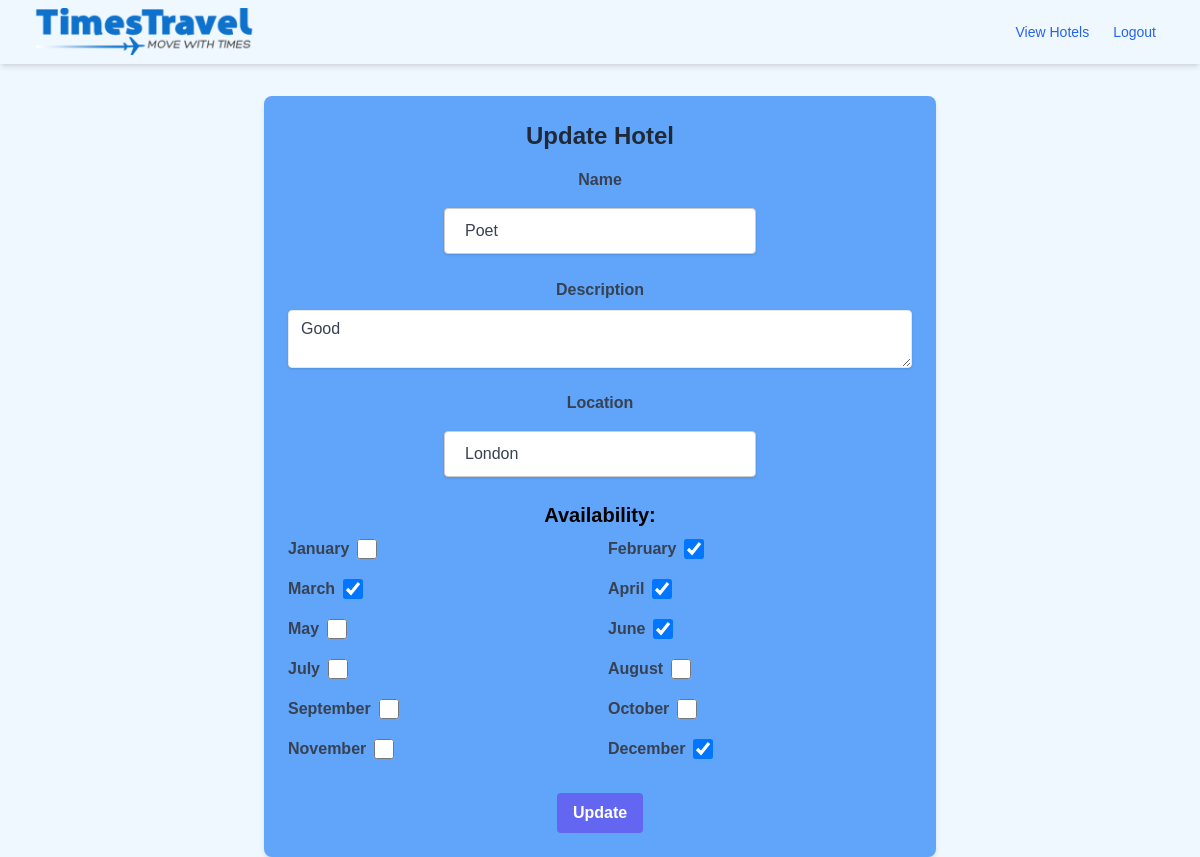
/hotels/2/update (signed in), run on an earlier commit of the app's database.
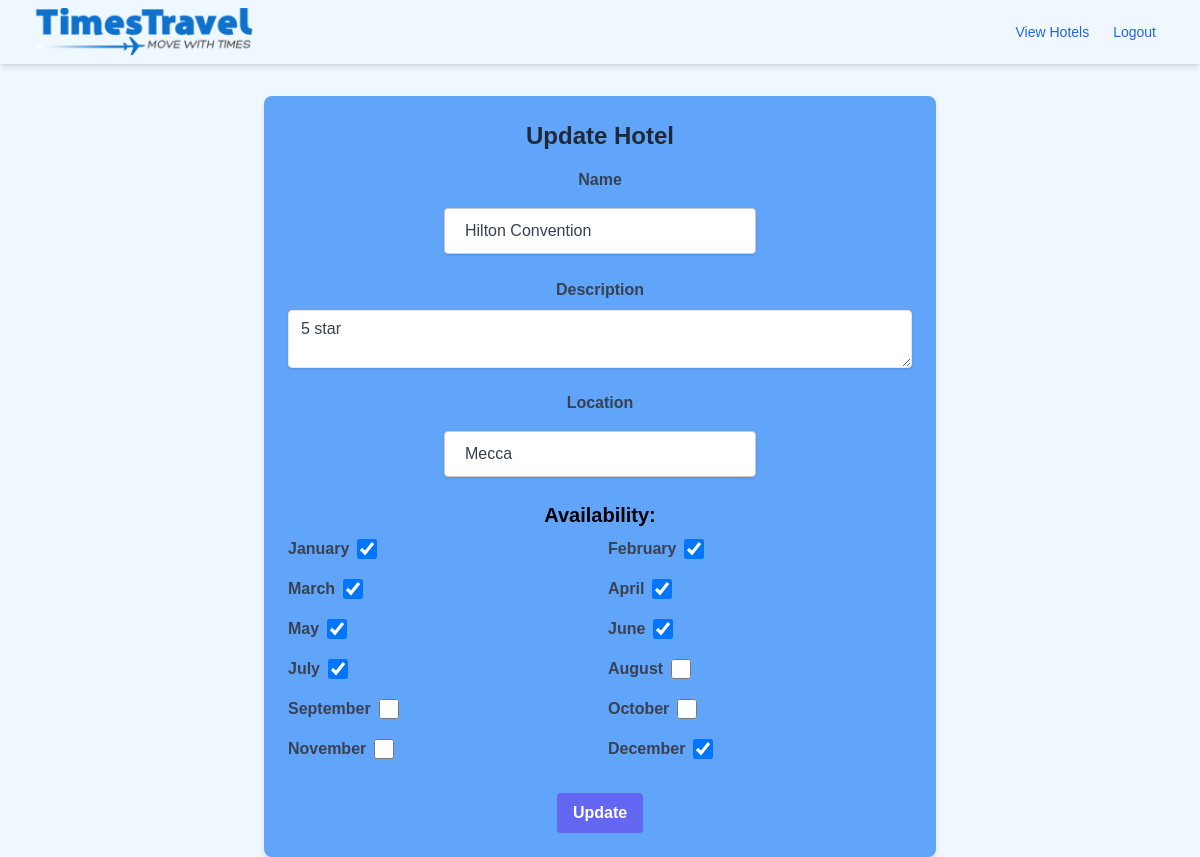
And on a later commit of the database.
### app/models.py (models this page shows, shortened)
class Hotel(db.Model):
    id = db.Column(db.Integer, primary_key=True)
    name = db.Column(db.String(100), nullable=False)
    description = db.Column(db.String(255), nullable=False)
    location = db.Column(db.String(100), nullable=False)
    availability = db.Column(db.JSON, nullable=False)  # Dictionary to hold availability for each month
    rooms = db.relationship('Room', backref='hotel', cascade='all, delete-orphan', lazy=True)

### app/routes.py (the view, shortened to what this page needs)
@bp.route('/hotels/<int:hotel_id>/update', methods=['GET', 'POST'])
@login_required
def update_hotel(hotel_id):
    if not is_logged_in_admin():
        flash('You need to be logged in as an admin to access this page.', 'warning')
        return redirect(url_for('main.index'))
    hotel = Hotel.query.get_or_404(hotel_id)
    form = UpdateHotelForm(obj=hotel)
    return render_template('update_hotel.html', form=form, hotel=hotel)

### app/forms.py
class UpdateHotelForm(FlaskForm):
    name = StringField('Name', validators=[DataRequired()])
    description = TextAreaField('Description', validators=[DataRequired()])
    location = StringField('Location', validators=[DataRequired()])
    availability = FormField(MonthAvailabilityForm)
    submit = SubmitField('Update')

class MonthAvailabilityForm(FlaskForm):
    January = BooleanField('January')
    February = BooleanField('February')
    March = BooleanField('March')
    April = BooleanField('April')
    May = BooleanField('May')
    June = BooleanField('June')
    July = BooleanField('July')
    August = BooleanField('August')
    September = BooleanField('September')
    October = BooleanField('October')
    November = BooleanField('November')
    December = BooleanField('December')

### app/models.py (called while the page is built)
@login.user_loader
def load_user(id):
    return User.query.get(int(id))

### app/routes.py (called while the page is built)
def is_logged_in_admin():
    if current_user.is_authenticated and current_user.is_admin:
        return True
    return False

### app/templates/update_hotel.html (shortened to what this page needs)
{% extends 'base.html' %}
{% block content %}
<div class="max-w-2xl mx-auto my-8 bg-blue-400 p-6 rounded-lg shadow-md">
    <h2 class="text-2xl font-bold mb-4 text-center text-gray-800">Update Hotel</h2>
    <form method="post">
        <div class="mb-4">
            {{ form.name.label(class="block text-gray-700 font-bold mb-2") }}
            {{ form.name(size=32, class="shadow appearance-none border rounded w-full py-2 px-3 text-gray-700 leading-tight focus:outline-none focus:shadow-outline") }}
        </div>
        <div class="mb-4">
            {{ form.description.label(class="block text-gray-700 font-bold mb-2") }}
            {{ form.description(class="shadow appearance-none border rounded w-full py-2 px-3 text-gray-700 leading-tight focus:outline-none focus:shadow-outline") }}
        </div>
        <div class="mb-4">
            {{ form.location.label(class="block text-gray-700 font-bold mb-2") }}
            {{ form.location(size=32, class="shadow appearance-none border rounded w-full py-2 px-3 text-gray-700 leading-tight focus:outline-none focus:shadow-outline") }}
        </div>
        <div class="mb-4">
          <h3 class="text-xl font-bold mb-2">Availability:</h3>
          <div class="grid grid-cols-2 gap-4">
            {% for field in form.availability %}
            <div class="flex items-center">
              {% if field.label.text != 'CSRF Token' %}
              <label class="inline-block text-gray-700 font-bold mr-2">{{ field.label }}</label>
              {% endif %}
              {{ field(class="form-checkbox h-5 w-5 text-indigo-600") }}
            </div>
            {% endfor %}
          </div>
        </div>
        <div class="text-center">
            {{ form.submit(class="bg-indigo-500 hover:bg-indigo-700 text-white font-bold py-2 px-4 rounded focus:outline-none focus:shadow-outline") }}
        </div>
    </form>
</div>
{% endblock %}

What changed in the data, as far as the page shows it:
changed Hotel: name "Poet" → "Hilton Convention"; description "Good" → "5 star"; location "London" → "Mecca"
Also different on the page:
form field field: "☐" → "☑"
